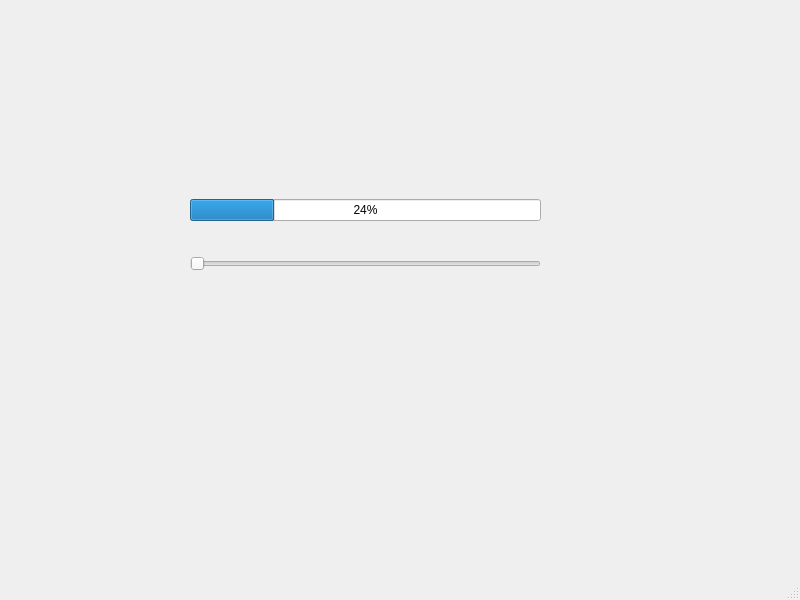
<?xml version="1.0" encoding="UTF-8"?>
<ui version="4.0">
 <class>MainWindow</class>
 <widget class="QMainWindow" name="MainWindow">
  <property name="geometry">
   <rect>
    <x>0</x>
    <y>0</y>
    <width>800</width>
    <height>600</height>
   </rect>
  </property>
  <property name="windowTitle">
   <string>MainWindow</string>
  </property>
  <widget class="QWidget" name="centralwidget">
   <widget class="QWidget" name="">
    <property name="geometry">
     <rect>
      <x>190</x>
      <y>170</y>
      <width>351</width>
      <height>131</height>
     </rect>
    </property>
    <layout class="QVBoxLayout" name="verticalLayout">
     <item>
      <widget class="QProgressBar" name="progressBar">
       <property name="value">
        <number>24</number>
       </property>
      </widget>
     </item>
     <item>
      <widget class="QSlider" name="horizontalSlider">
       <property name="orientation">
        <enum>Qt::Horizontal</enum>
       </property>
      </widget>
     </item>
    </layout>
   </widget>
  </widget>
  <widget class="QMenuBar" name="menubar">
   <property name="geometry">
    <rect>
     <x>0</x>
     <y>0</y>
     <width>800</width>
     <height>25</height>
    </rect>
   </property>
  </widget>
  <widget class="QStatusBar" name="statusbar"/>
 </widget>
 <resources/>
 <connections>
  <connection>
   <sender>horizontalSlider</sender>
   <signal>valueChanged(int)</signal>
   <receiver>progressBar</receiver>
   <slot>setValue(int)</slot>
   <hints>
    <hint type="sourcelabel">
     <x>400</x>
     <y>279</y>
    </hint>
    <hint type="destinationlabel">
     <x>387</x>
     <y>215</y>
    </hint>
   </hints>
  </connection>
 </connections>
</ui>
